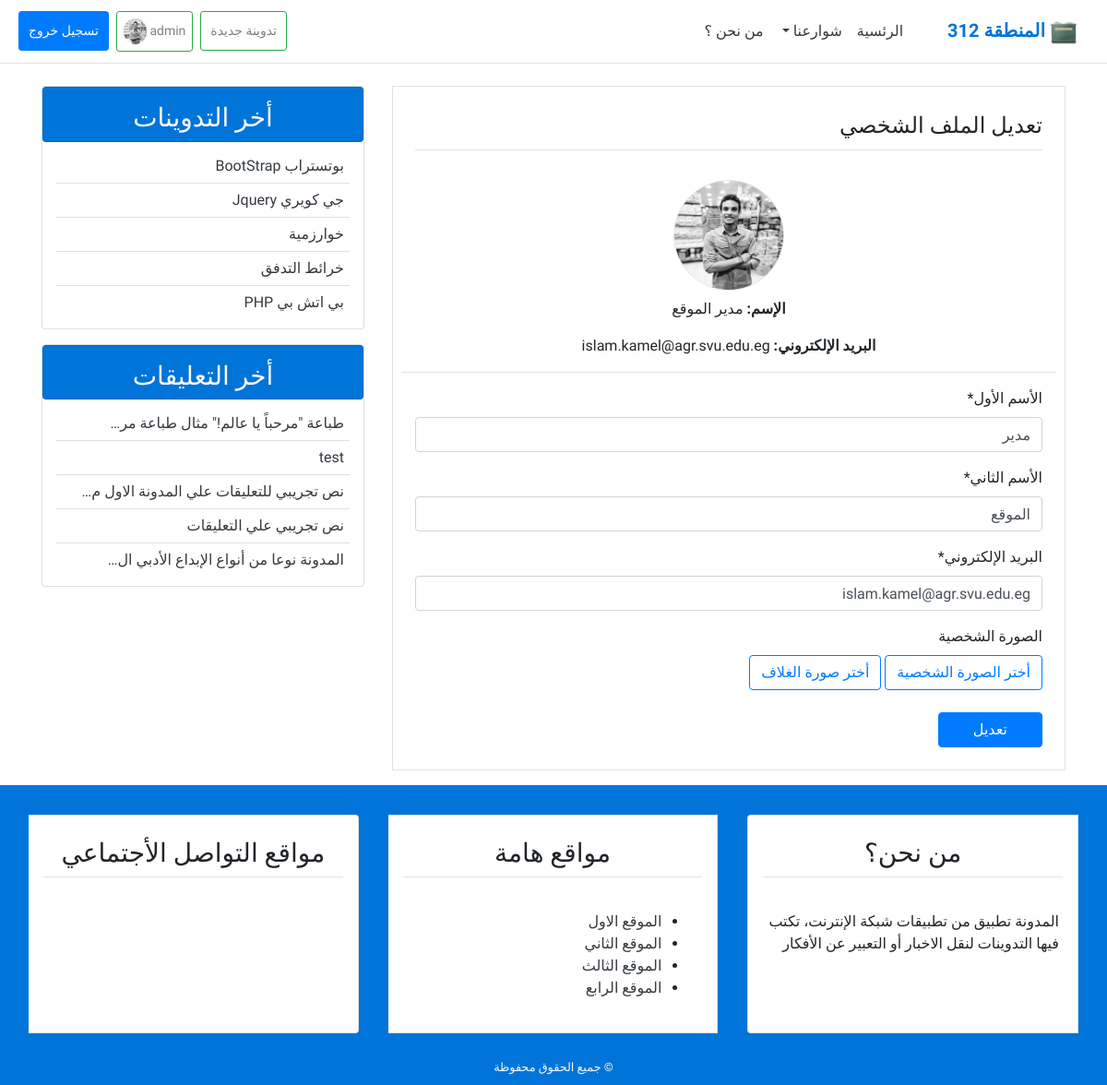
Page /profile_update/ (signed in) on the committed database.
### user/models.py (models this page shows, shortened)
class Profile(models.Model):
    image = models.ImageField(default='default.png', upload_to='profile_pics')
    image_cover = models.ImageField(default='cover.jpg', upload_to='profile_cover')
    user = models.OneToOneField(User, on_delete=models.CASCADE)

### blog/models.py (models this page shows, shortened)
class Post(models.Model):
    title = models.CharField(max_length=100)
    author = models.ForeignKey(User, on_delete=models.CASCADE)
    content = models.TextField()
    post_date = models.DateTimeField(default=timezone.now)
    post_update = models.DateTimeField(auto_now=True)
    class Meta:
        ordering = ('-post_date',)

class comment(models.Model):
    name = models.CharField(max_length=50, verbose_name='ألاسم')
    body = models.TextField(verbose_name='ألتعليق')
    email = models.EmailField(verbose_name='البريد الإلكتروني')
    comment_date = models.DateTimeField(auto_now_add=True)
    active = models.BooleanField(default=True)
    post = models.ForeignKey(
        Post, on_delete=models.CASCADE, related_name='comments'
    )
    class Meta:
        ordering = ('-comment_date',)

### user/views.py (the view)
# urls.py: path('profile_update/', views.profile_update, name='profile_update' ),
def profile_update(request):
    if request.method == 'POST':
        user_form = UserUpdateForm(request.POST, instance=request.user)
        profile_form = ProfileUpdateForm(request.POST,
                         request.FILES, instance=request.user.profile)
        if user_form.is_valid and profile_form.is_valid:
            user_form.save()
            profile_form.save()
            messages.success(
                request, 'تم تحديث الملف الشخصي')
            return redirect('profile')
    else:
        user_form = UserUpdateForm(instance=request.user)
        profile_form = ProfileUpdateForm(instance=request.user.profile)
    context={
        'title':'تعديل الملف الشخصي',
        'user_form' : user_form,
        'profile_form' : profile_form,
    }
    return render(request, 'user/profile_update.html', context)

### user/forms.py
class UserUpdateForm(forms.ModelForm):
    first_name = forms.CharField(label='الأسم الأول')
    last_name = forms.CharField(label='الأسم الثاني')
    email = forms.EmailField(label='البريد الإلكتروني')
    class Meta:
        model = User
        fields = ('first_name', 'last_name', 'email')

class ProfileUpdateForm(forms.ModelForm):
    class Meta:
        model = Profile
        fields = ('image', 'image_cover')

### blog/templatetags/post_tag.py (called while the page is built)
@register.inclusion_tag('blog/latest_post.html')
def latest_posts():
    context = {
        'l_post' : Post.objects.all()[0:5],
    }
    return context

@register.inclusion_tag('blog/latest_comments.html')
def latest_comments():
    context = {
        'l_comment' : comment.objects.filter(active=True)[:5],
    }
    return context

### user/templates/user/profile_update.html (shortened to what this page needs)
{% extends "blog/base.html" %}
{% block content %}
{% load crispy_forms_tags %}
<div class="border  p-4 mb-3  ">
    <legend class="border-bottom   mb-4 pb-2">تعديل الملف الشخصي</legend>
    <div class="row text-center">
        <div class="col-md border-bottom mb-3">
            <img class="img-fluid rounded-circle border m-2" style="width: 120px; height:120px;"
                src="{{user.profile.image.url}}" alt="صورة الناشر">
            <p class="font-weight-bold">الإسم: <span class="font-weight-normal">{{user.first_name}}
                    {{user.last_name}}</span></p>
            <p class="font-weight-bold">البريد الإلكتروني: <span class="font-weight-normal">{{user.email}}</span></p>
        </div>
    </div>
    <form method="POST" enctype="multipart/form-data">
        {{user_form|crispy}}
        <div>
            <span class="d-block mb-2">الصورة الشخصية</span>
            <label for="image" class="btn btn-outline-primary">أختر الصورة الشخصية</label>
            <label for="image_cover" class="btn btn-outline-primary">أختر صورة الغلاف</label>
        </div>
        <input class="btn btn-primary mt-3  col-sm-12 col-md-2" type="submit" value="تعديل">
    </form>
</div>
{% endblock content %}

### blog/templates/blog/base.html (shortened to what this page needs)
{% load static %}
{% load post_tag %}
<!DOCTYPE html>
<html lang="ar">
<head>
    <link rel="stylesheet" href="{% static 'blog/css/bootstrap.min.css' %}">
    <link rel="stylesheet" href="{% static 'blog/css/main.css' %}">
    <link rel="stylesheet" href="{% static 'blog/css/colors.min.css' %}">
</head>
<body>
    <header>
        <nav class="navbar navbar-expand-lg navbar-light   bg-white border-bottom">
            <a class="navbar-brand" href="{% url 'home' %}">
                <img style="width: 30px;" src="{% static 'blog/images/logo.png' %}" alt="شعار المنطقة">
                <span class="site-name font-weight-bold blue">المنطقة 312</span>
            </a>
            <div class="collapse navbar-collapse" id="navbarSupportedContent">
                <ul class="navbar-nav ">
                    <li class="nav-item active">
                        <a class="nav-link text-dark" href="{% url 'home' %}">الرئسية</a>
                    </li>
                    <li class="nav-item dropdown">
                        <a class="nav-link dropdown-toggle text-dark" href="#" id="navbarDropdown" role="button"
                            data-toggle="dropdown" aria-haspopup="true" aria-expanded="false">
                            شوارعنا
                        </a>
                    </li>
                    <li class="nav-item">
                        <a class="nav-link text-dark" href="{% url 'about' %}">من نحن ؟</a>
                    </li>
                </ul>
                {% if user.is_authenticated %}
                <ul class="navbar-nav mr-auto">
                    <li class="nav-item btn-sigin user-btn "><a class="nav-link btn btn-outline-success btn-sm m-1 "
                            href="{% url 'new_post' %}">تدوينة جديدة</a></li>
                    <li class="nav-item btn-sigin"><a class="nav-link btn btn-outline-success btn-sm m-1 "
                            href="{% url 'profile' %}">{{user.username}} <img class="img-fluid  rounded-circle"
                                style="width: 25px; height:  28px" src="{{user.profile.image.url}}" alt=""> </a> </li>
                    <li class="nav-item btn-login user-btn  "><a class="nav-link; btn btn-primary btn-sm m-1 "
                            href="{% url 'logout' %}"> تسجيل خروج </a></li>
                </ul>
                {% endif %}
            </div>
        </nav>
    </header>
    <section>
        <div class="container">
            <div class="row mt-4">
                <div class="col-md-8 ">
                    {% block content %}
                    {% endblock content %}
                </div>
                <div class="col-md-4">
                    <div class="card mb-3">
                        <h3 class="text-center  bg-blue text-light p-2 card pt-3">أخر التدوينات</h3>
                        {% latest_posts %}
                    </div>
                    <div class="card mb-3">
                        <h3 class="text-center bg-blue text-light p-2 card pt-3">أخر التعليقات</h3>
                        {% latest_comments %}
                    </div>
                </div>
            </div>
        </div>
    </section>
    <footer class="bg-blue">
        <div class="container-fluid">
            <div class="row">
                <div class="col-md mt-3">
                    <div class="card-group ">
                        <div class="card m-3">
                            <h3 class="card-title text-center border-bottom
                                p-2 m-3 "> من نحن؟ </h3>
                            <div class="card-body">
                                <blockquote>
                                    المدونة تطبيق من تطبيقات شبكة الإنترنت، تكتب فيها التدوينات لنقل الاخبار أو التعبير
                                    عن الأفكار
                                </blockquote>
                            </div>
                        </div>
                        <div class="card m-3">
                            <h3 class="card-title text-center border-bottom
                                p-2 m-3 "> مواقع هامة</h3>
                            <div class="card-body">
                                <ul class="">
                                    <li class=" "><a class=" text-dark " href="#">الموقع الاول</a></li>
                                    <li class=" "><a class=" text-dark " href="#">الموقع الثاني</a></li>
                                    <li class=" "><a class=" text-dark " href="#">الموقع الثالث</a></li>
                                    <li class=" "><a class=" text-dark " href="#">الموقع الرابع</a></li>
                                </ul>
                            </div>
                        </div>
                        <div class="card m-3">
                            <h3 class="card-title text-center border-bottom
                                p-2 m-3 "> مواقع التواصل الأجتماعي</h3>
                            <h4 class="card-body text-center ">
                                <span class="blue p-2">
                                </span>
                                <span class="blue p-2">
                                </span>
                                <span class="blue p-2">
                                </span>
                                <span class="blue p-2">
                                </span>
                                <span class="blue p-2">
                                </span>
                            </h4>
                        </div>
                    </div>
                </div>
            </div>
            <div class="row p-2">
                <div class="col-md text-center text-light">
                    <small>&copy; جميع الحقوق محفوظة</small>
                </div>
            </div>
        </div>
    </footer>
</body>
</html>

### blog/templates/blog/latest_post.html
<ul class="list-group-flush latest-post">
  {% for post in l_post  %}
  <li class="latest-post-item list-group-item">
    <a class="text-dark" href="{% url 'detail' post.id %}">{{post.title}}</a>
  </li>
  {% endfor %}
</ul>

### blog/templates/blog/latest_comments.html
<ul class="list-group-flush latest-comment border--blue">
  {% for comment in l_comment  %}
  <li class="latest-comment-item list-group-item">
    <a class="text-dark" href="{% url 'detail' comment.post.id %}">{{comment.body|safe|truncatechars:40}}</a>
  </li>
  {% empty %}
  <li class="latest-comment-item list-group-item">لا يوجد تعليقات !</li>
  {% endfor %}
</ul>

### blog/static/blog/css/main.css (style rules this page uses)
html, body { direction: rtl; text-align: right; }
body { font-family: 'Tajawal', sans-serif; }
.btn-login a { padding: 7px !important; color: white !important; }
.btn-sigin a { padding: 7px !important; }
.latest-post, .latest-comment { padding: 0 15px; }
.latest-post .latest-post-item, .latest-comment .latest-comment-item { padding: 6px; }
.latest-post li:first-child, .latest-comment li:first-child { border-top: 0; }
.latest-post li:last-child, .latest-comment li:last-child { border-bottom: 0; padding-bottom: 0; }
.user-btn a { padding: 10px !important; }

### rows in the picture
Post: title "بوتستراب BootStrap"
Post: title "جي كويري Jquery"
Post: title "خوارزمية"
Post: title "خرائط التدفق"
Post: title "بي اتش بي PHP"
comment: body "طباعة \"مرحباً يا عالم!\" مثال طباعة مر…"
comment: body "test"
comment: body "نص تجريبي للتعليقات علي المدونة الاول م…"
comment: body "نص تجريبي علي التعليقات"
comment: body "المدونة نوعا من أنواع الإبداع الأدبي ال…"

### other values in the picture
{{ user.username }} "admin"
{{ user.first_name }} "مدير"
{{ user.last_name }} "الموقع"
{{ user.email }} "islam.kamel@agr.svu.edu.eg"
